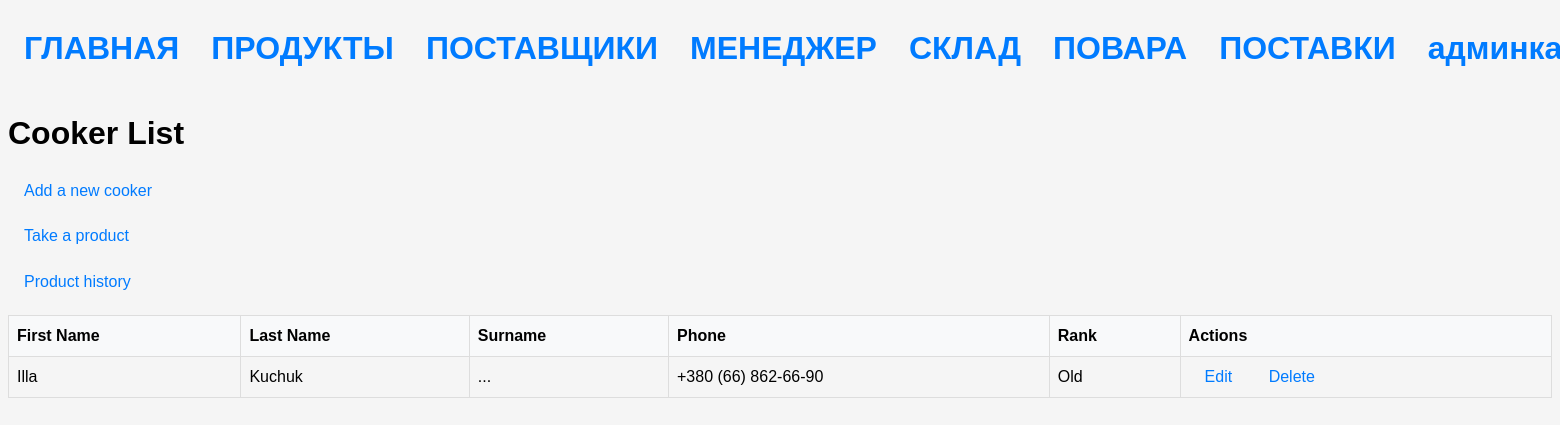
The page /cookers/ on the database its author committed.
### stock/models.py (models this page shows, shortened)
class Cooker(Model):
    first_name = models.CharField(max_length=64)
    last_name = models.CharField(max_length=64)
    surname = models.CharField(max_length=64)
    phone = models.CharField(max_length=24)
    rank = models.ForeignKey(CookerRank, on_delete=models.SET_NULL, null=True)

class CookerRank(Model):
    name = models.CharField(max_length=64)

### stock/views.py (the view)
# urls.py: path('cookers/', CookerListView.as_view(), name='cooker'),
class CookerListView(ListView):
    model = Cooker
    template_name = 'cooker/cooker_list.html'
    context_object_name = 'cookers'

### templates/cooker/cooker_list.html (shortened to what this page needs)
{% extends 'base.html' %}
{% block content %}
  <h1>Cooker List</h1>
  <a href="{% url 'cooker_create' %}">Add a new cooker</a>
<a href="{% url 'cooker_select' %}">Take a product</a>
<a href="{% url 'cooker_product_history' %}">Product history</a>
  <table>
    <thead>
      <tr>
        <th>First Name</th>
        <th>Last Name</th>
        <th>Surname</th>
        <th>Phone</th>
        <th>Rank</th>
        <th>Actions</th>
      </tr>
    </thead>
    <tbody>
      {% for cooker in cookers %}
        <tr>
          <td>{{ cooker.first_name }}</td>
          <td>{{ cooker.last_name }}</td>
          <td>{{ cooker.surname }}</td>
          <td>{{ cooker.phone }}</td>
          <td>{{ cooker.rank.name }}</td>
          <td>
            <a href="{% url 'cooker_update' cooker.pk %}">Edit</a>
            <a href="{% url 'cooker_delete' cooker.pk %}">Delete</a>
          </td>
        </tr>
      {% endfor %}
    </tbody>
  </table>
{% endblock %}

### static/styles/styles.css (style rules this page uses)
body { font-family: Arial, sans-serif; font-size: 16px; line-height: 1.5; background-color: #f5f5f5; }
h1, h2, h3, h4, h5, h6 { font-weight: bold; margin-top: 0; }
a { color: #007bff; text-decoration: none; margin: 1em; }
table { width: 100%; border-collapse: collapse; }
th, td { border: 1px solid #ddd; padding: 8px; text-align: left; }
th { background-color: #f8f9fa; }

### rows shown on the page
Cooker: first_name "Illa", last_name "Kuchuk", surname "...", phone "+380 (66) 862-66-90", rank.name "Old"
